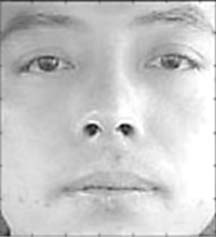
#> input picture 8.alternatives/gabor filterbank/face.png, 216 x 237 px
$ python main.py   (older library calls are emulated)
#> lines starting #> are read from the running program, lines starting #| are printed output that depends on the picture
import numpy as np
import cv2
import matplotlib.pyplot as plt
import pandas as pd

img = cv2.imread('face.png')
#> img is the input picture: shape (237, 216, 3); min 1, max 255, mean 200
img = cv2.cvtColor(img, cv2.COLOR_BGR2GRAY)
#> img: shape (237, 216)

fig_img = plt.figure(figsize=(10,10))
col = 6
row = 4

count = 1
for theta in range(1,3):
    theta = theta /4. * np.pi
    for sigma in (3,5):
        for lamda in np.arange(np.pi/4, np.pi, np.pi/4):
            for gamma in(0.05, 0.5):
                kernel = cv2.getGaborKernel((50, 50), sigma, theta, lamda, gamma, 0, ktype=cv2.CV_32F)
                fimg = cv2.filter2D(img, cv2.CV_8UC3, kernel)
                fig_img.add_subplot(row, col, count)
                plt.imshow(kernel)
                count +=1
#> after the loop, count = 25

plt.show()
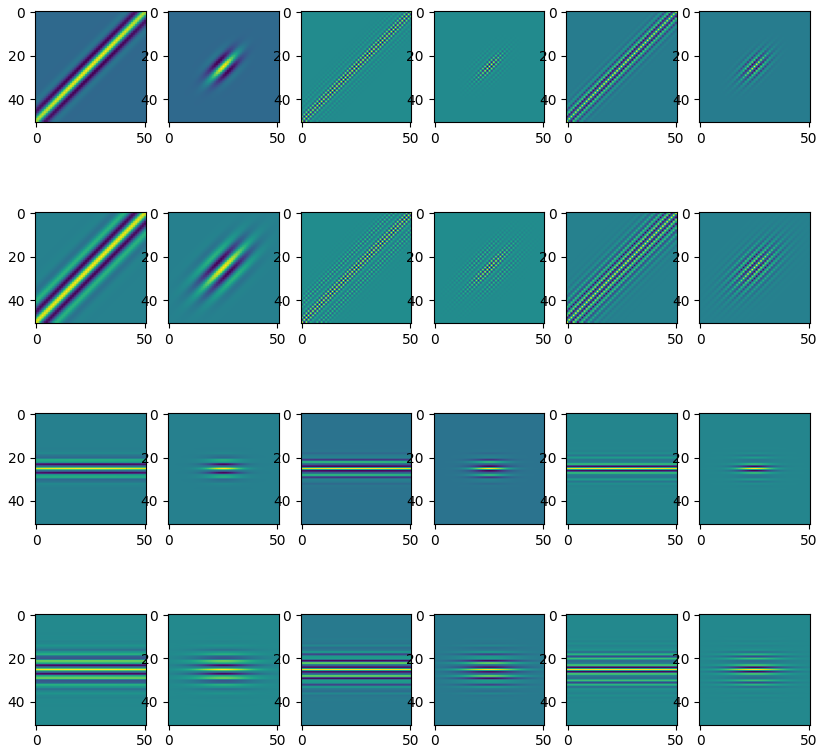
#> figure drawn by matplotlib, 24 panels
